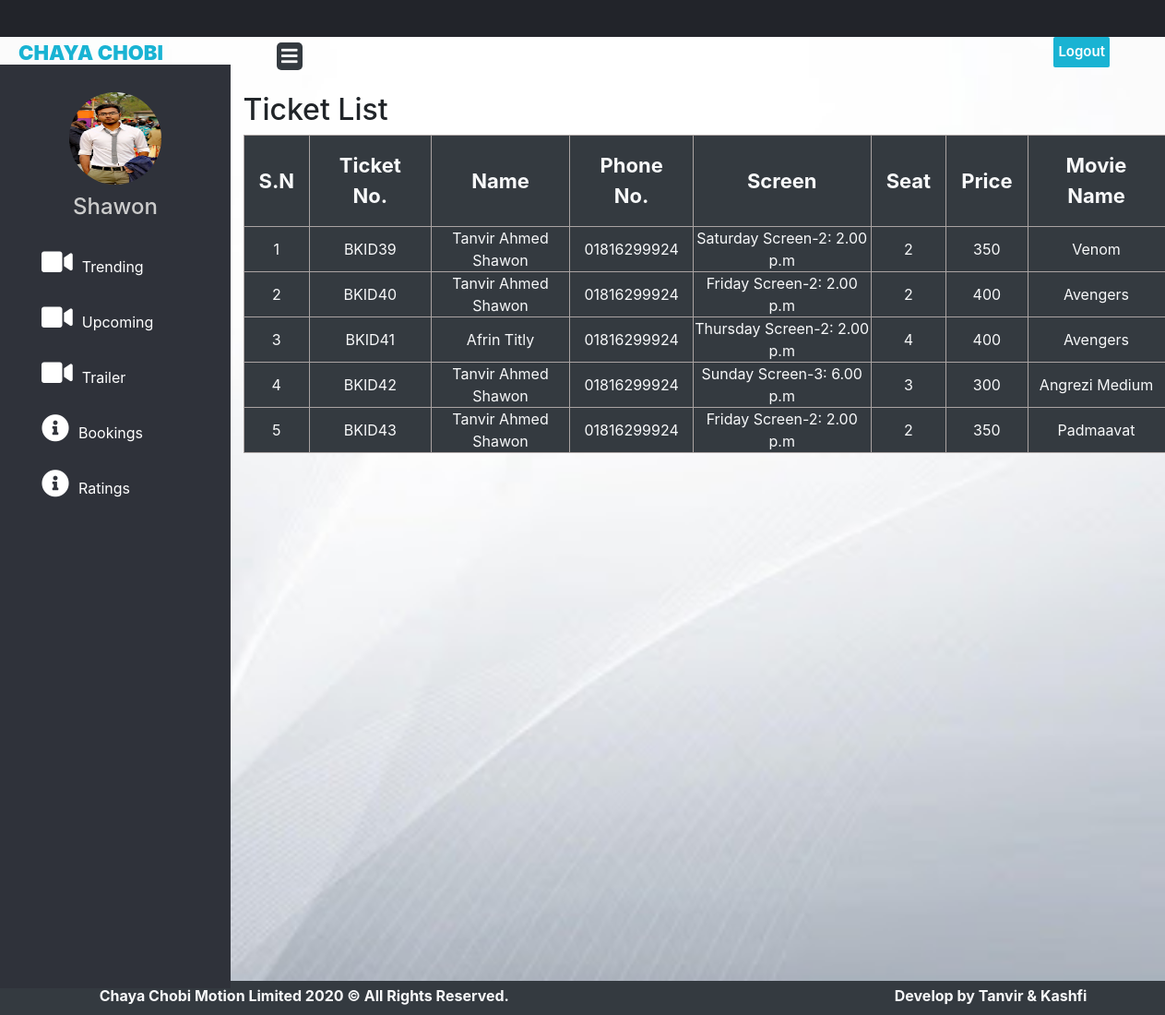
Page /admin_booking.php (signed in) on the committed database.
### tables this page shows
CREATE TABLE `admin_register` (
  `id` int(11) NOT NULL,
  `username` varchar(255) NOT NULL,
  `password` varchar(255) NOT NULL,
  `avatar` varchar(255) NOT NULL
);

CREATE TABLE `booking` (
  `id` int(11) NOT NULL,
  `name` varchar(255) NOT NULL,
  `phone` varchar(11) NOT NULL,
  `screen` varchar(255) NOT NULL,
  `seat` int(10) NOT NULL,
  `price` int(11) NOT NULL,
  `status` int(2) NOT NULL,
  `movie_name` varchar(255) NOT NULL
);

### bookings.php (the view, shortened to what this page needs)
<!DOCTYPE html>
<html lang="en" dir="ltr">
  <head>
    <link rel="stylesheet" href="assets/css/style.css" type="text/css">
    <link rel="stylesheet" href="https://stackpath.bootstrapcdn.com/bootstrap/4.5.2/css/bootstrap.min.css">
    </head>
  <body>
<div class="row">
  <div class="col-md-2">
  </div>
  <div class="col-md-8 ml-5">
    <h2>Ticket List</h2>
    <table style="width:1000px;" class="text-light text-center bg-dark"">
      <tr>
        <td class="p-3" style="font-size:22px;"><b>S.N</b></td>
        <td class="p-3" style="font-size:22px;"><b>Ticket No.</b></td>
        <td class="p-3" style="font-size:22px;"><b>Name</b></td>
        <td class="p-3" style="font-size:22px;"><b>Phone No.</b></td>
        <td class="p-3" style="font-size:22px;"><b>Screen</b></td>
        <td class="p-3" style="font-size:22px;"><b>Seat</b></td>
        <td class="p-3" style="font-size:22px;"><b>Price</b></td>
        <td class="p-3" style="font-size:22px;"><b>Movie Name</b></td>
      </tr>
      <?php
      $conn = new mysqli('localhost','root','','website_project');
    $sql = "SELECT * FROM booking";
    $result = $conn->query($sql);
    if ($result->num_rows > 0) {
      $snCount=1;
            while($row = $result->fetch_assoc()) {?>
      <tr>
        <td> <?php echo $snCount;  $snCount++;?> </td>
        <td>BKID<?php echo $row["id"]; ?> </td>
        <td><?php echo $row["name"]; ?> </td>
        <td><?php echo $row["phone"]; ?> </td>
        <td><?php echo $row["screen"]; ?> </td>
        <td><?php echo $row["seat"]; ?> </td>
        <td><?php echo $row["price"]; ?> </td>
        <td><?php echo $row["movie_name"]; ?> </td>
      </tr>
           <?php
           }
       }
       ?>
    </table>
  </div>
  </div>
</div>
<br><br><br>
 <div style="margin-top:500px;" class="bg-dark text-light pt-1">
  <div class="row">
    <div class="col-md-1 mt-1">
    </div>
    <div class="col-md-6">
      <b>Chaya Chobi Motion Limited 2020 © All Rights Reserved.</b>
    </div>
    <div class="col-md-2">
    </div>
    <div class="col-md-3 ">
      <b>Develop by Tanvir & Kashfi</b>
    </div>
  </div>
</div>
  </body>
</html>

### admin_booking.php (shortened to what this page needs)
<?php require_once("header.php");
?>
<!DOCTYPE html>
<html lang="en" dir="ltr">
  <head>
    <link rel="stylesheet" href="assets/css/stylea.css" type="text/css">
    <link rel="stylesheet" href="https://cdnjs.cloudflare.com/ajax/libs/font-awesome/5.12.1/css/all.min.css">
  </head>
  <body>
    <header>
      <label for="check">
        <i class="fas fa-bars bg-dark mt-3 mr-3" id="sidebar_btn"></i>
      </label>
      <div class="left_area">
        <h3><span>Chaya Chobi</span></h3>
      </div>
      <div class="right_area">
        <a href="logout_core_admin.php" class="logout_btn">Logout</a>
      </div>
    </header>
    <?php
      if(isset($_COOKIE["currentUser"])){
        $currentUserTarget = $_COOKIE["currentUser"];
        $nameQuery= "SELECT * FROM admin_register WHERE username='$currentUserTarget'";
        $runNameQuery = mysqli_query($conn, $nameQuery);
        if($runNameQuery ==true){
          while($getRow = mysqli_fetch_array($runNameQuery)){  ?>
    <div class="sidebar">
      <div class="profile_info">
        <img style="width:100px; height:100px; border-radius:50%;" class="profile_image" src="avatar/admin_photo/<?php echo $getRow['avatar'];?>" alt="">
        <h4><?php echo $getRow['username']; ?></h4>
      </div>
      <a href="admin.php"><i class="fas fa-video"></i><span>Trending</span></a>
      <a href="admin_up.php"><i class="fas fa-video"></i><span>Upcoming</span></a>
      <a href="admin_tra.php"><i class="fas fa-video"></i><span>Trailer</span></a>
      <a href="admin_booking.php"><i class="fas fa-info-circle"></i><span>Bookings</span></a>
      <a href="rating_admin.php"><i class="fas fa-info-circle"></i><span>Ratings</span></a>
    </div>
    <?php
  }
}
}
?>
    <div style="margin-top:100px;">
      <?php require("bookings.php"); ?>
  </body>
</html>

### assets/css/stylea.css (style rules this page uses)
body { margin: 0; padding: 0; font-family: "Roboto", sans-serif; }
header { z-index: 1; position: fixed; background: #22242A; padding: 20px; width: calc(100% - 0%); top: 0; height: 30px; }
.left_area h3 { color: #fff; margin: 0; text-transform: uppercase; font-size: 22px; font-weight: 900; }
.left_area span { color: #19B3D3; }
.logout_btn { padding: 5px; background: #19B3D3; text-decoration: none; float: right; margin-top: -30px; margin-right: 40px; border-radius: 2px; font-size: 15px; font-weight: 600; color: #fff; transition: 0.5s; transition-property: background; }
.sidebar { z-index: 1; top: 0; background: #2f323a; margin-top: 70px; padding-top: 30px; position: fixed; left: 0; width: 250px; height: calc(100% - 9%); transition: 0.5s; transition-property: left; overflow-y: auto; }
.profile_info { display: flex; flex-direction: column; justify-content: center; align-items: center; }
.sidebar .profile_info .profile_image { width: 100px; height: 100px; border-radius: 100px; margin-bottom: 10px; }
.sidebar .profile_info h4 { color: #ccc; margin-top: 0; margin-bottom: 20px; }
.sidebar a { color: #fff; display: block; width: 100%; line-height: 60px; text-decoration: none; padding-left: 40px; box-sizing: border-box; transition: 0.5s; transition-property: background; }
.sidebar i { padding-right: 10px; }
label #sidebar_btn { z-index: 1; color: #fff; position: fixed; cursor: pointer; left: 300px; font-size: 20px; margin: 5px 0; transition: 0.5s; transition-property: color; }

### assets/css/style.css (style rules this page uses)
* { padding: 0; margin: 0; scroll-behavior: smooth; }
.fa, .fas { font-weight: 900; font-size: 30px; padding: 5px; border-radius: 5px; }

### bookings.php (style rules this page uses)
body { background-image: url(photo/bg2.jpg); background-size: cover; background-repeat: no-repeat; background-position: top; background-attachment: fixed; }
table, th, td { border: 1px solid #AAA3A2; }

### rows in the picture
admin_register: avatar (picture), username "Shawon"
booking: id "39", name "Tanvir Ahmed Shawon", phone "01816299924", screen "Saturday Screen-2: 2.00 p.m", seat "2", price "350", movie_name "Venom"
booking: id "40", name "Tanvir Ahmed Shawon", phone "01816299924", screen "Friday Screen-2: 2.00 p.m", seat "2", price "400", movie_name "Avengers"
booking: id "41", name "Afrin Titly", phone "01816299924", screen "Thursday Screen-2: 2.00 p.m", seat "4", price "400", movie_name "Avengers"
booking: id "42", name "Tanvir Ahmed Shawon", phone "01816299924", screen "Sunday Screen-3: 6.00 p.m", seat "3", price "300", movie_name "Angrezi Medium"
booking: id "43", name "Tanvir Ahmed Shawon", phone "01816299924", screen "Friday Screen-2: 2.00 p.m", seat "2", price "350", movie_name "Padmaavat"
